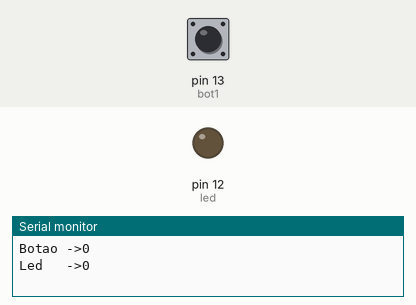
This sketch was run on a simulated Arduino Uno, built with avr-gcc and run on an emulated ATmega328P. Parts: output pins drawn as LEDs (lit = HIGH), the last lines printed to the serial monitor. Dashed ring = blinking. The inputs (shaded band) are chosen by the test bench; at power-on: pin 13 (bot1) LOW.

Above: at 1.4 s.
1.5 s: pin 13 (bot1) pulled HIGH for 1 s
At 1.65 s:
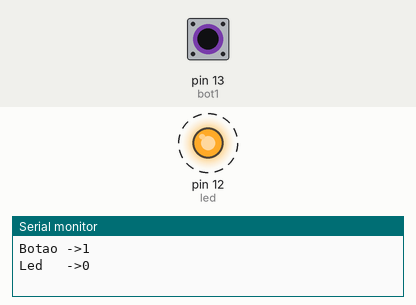
4.0 s: pin 13 (bot1) pulled HIGH for 0.35 s
At 5.1 s:
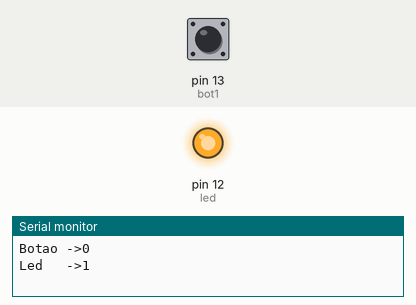
5.8 s: pin 13 (bot1) pulled HIGH for 3.2 s
At 6.45 s:
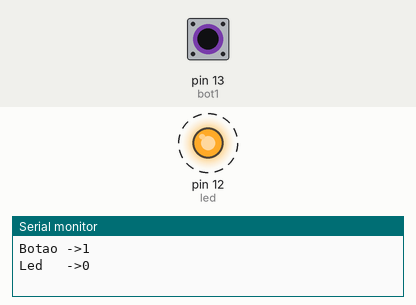
Timing chart, 0 to 10.2 s (numbered marks = the images above; inputs shaded):
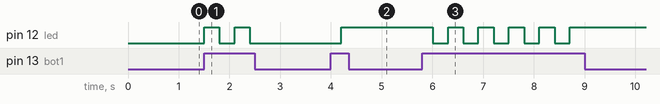

The sketch:

Botaocondicional.ino
```cpp
int bot1=13, led=12;

void setup(){
  Serial.begin(9600);
  Serial.println("Leitura -----------------------");
  pinMode(bot1, INPUT);
  pinMode(led, OUTPUT);
  digitalWrite(led, LOW);

}

void loop(){

  int vbot1 = digitalRead(bot1);
  int vled = digitalRead (led);
  Serial.write("Botao ->");Serial.println(vbot1);
  Serial.write("Led   ->");Serial.println(vled);
  Serial.println(" ");

  switch (vbot1){
  case HIGH:
  vled=!(vled);
  break;
  case LOW:
  vled = (vled);
  break;
}
   digitalWrite(led, vled);
   delay(300);
  }
```

Measured:
- after the input at 1.5 s, pin 12 (led): alternates HIGH for 0.30 s and LOW for 0.30 s, 4 changes in all, then stays LOW, starting at once
- after the input at 4.0 s, pin 12 (led): LOW → HIGH after 0.21 s
- after the input at 5.8 s, pin 12 (led): alternates HIGH for 0.30 s and LOW for 0.30 s, 10 changes in all, then stays HIGH, starting after 0.21 s
